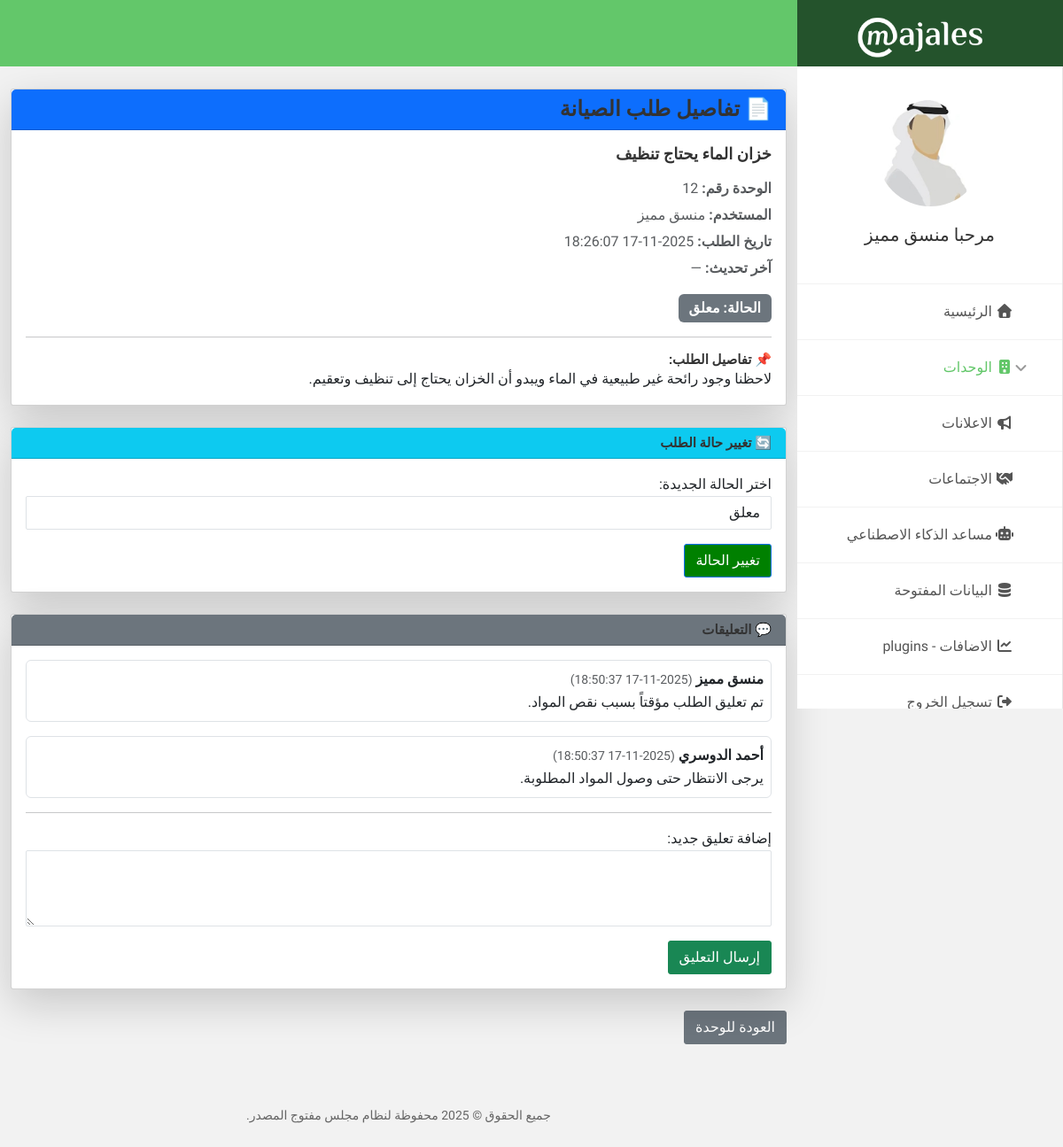
/viewrequest.php?rid=5 (signed in), run on the app's committed database.
### tables this page shows
CREATE TABLE `requests` (
  `id` int(11) NOT NULL,
  `unit_id` int(11) NOT NULL,
  `user_id` int(11) NOT NULL,
  `request_title` varchar(255) NOT NULL,
  `request_text` text NOT NULL,
  `request_date` datetime NOT NULL DEFAULT current_timestamp(),
  `last_update` datetime DEFAULT NULL ON UPDATE current_timestamp(),
  `status` enum('open','pending','in review','in progress','hold','done','canceled') NOT NULL DEFAULT 'open'
);

CREATE TABLE `users` (
  `ID` int(11) NOT NULL,
  `Name` varchar(50) NOT NULL,
  `Email` varchar(70) NOT NULL,
  `Picture_Filename` varchar(50) DEFAULT NULL,
  `Password` varchar(32) NOT NULL,
  `Register_Date` datetime NOT NULL DEFAULT current_timestamp()
);

CREATE TABLE `request_comments` (
  `id` int(11) NOT NULL,
  `request_id` int(11) NOT NULL,
  `user_id` int(11) DEFAULT NULL,
  `comment_text` text NOT NULL,
  `created_at` datetime NOT NULL DEFAULT current_timestamp()
);

### viewrequest.php (the view, shortened to what this page needs)
<?php
include("Configuration/Header.php");
include("Configuration/DBInfoReader.php");
$request_id = isset($_GET['rid']) ? intval($_GET['rid']) : 0;
$query = "SELECT r.*, u.name AS user_name
          FROM requests r
          LEFT JOIN users u ON r.user_id = u.id
          WHERE r.id = ?";
$stmt = mysqli_prepare($Connection, $query);
mysqli_stmt_bind_param($stmt, "i", $request_id);
mysqli_stmt_execute($stmt);
$result = mysqli_stmt_get_result($stmt);
$request = mysqli_fetch_assoc($result);
function status_label($st) {
    switch ($st) {
        case "hold": return ["معلق", "secondary"];
    }
}
list($status_text, $status_color) = status_label($request["status"]);
?>
<div class="container mt-5" dir="rtl" style="text-align:right;">
    <div class="card shadow-lg mb-4">
        <div class="card-header bg-primary text-white">
            <h3 class="m-0">📄 تفاصيل طلب الصيانة</h3>
        </div>
        <div class="card-body">
            <h4 class="mb-3"><?php echo htmlspecialchars($request["request_title"]); ?></h4>
            <p class="text-muted mb-1"><strong>الوحدة رقم:</strong> <?php echo $request["unit_id"]; ?></p>
            <p class="text-muted mb-1"><strong>المستخدم:</strong> <?php echo $request["user_name"] ?: "غير متوفر"; ?></p>
            <p class="text-muted mb-1"><strong>تاريخ الطلب:</strong> <?php echo $request["request_date"]; ?></p>
            <p class="text-muted mb-3"><strong>آخر تحديث:</strong> <?php echo $request["last_update"] ?: "—"; ?></p>
            <span class="badge bg-<?php echo $status_color; ?>" style="font-size:16px;padding:8px 12px;">
                الحالة: <?php echo $status_text; ?>
            </span>
            <hr>
            <h5>📌 تفاصيل الطلب:</h5>
            <p style="white-space:pre-line;"><?php echo nl2br(htmlspecialchars($request["request_text"])); ?></p>
        </div>
    </div>
    <div class="card shadow-lg mb-4">
        <div class="card-header bg-info text-white">
            <h5 class="m-0">🔄 تغيير حالة الطلب</h5>
        </div>
        <div class="card-body">
            <form method="POST" action="" dir="rtl">
                <div class="form-group mb-3">
                    <label for="status">اختر الحالة الجديدة:</label>
                    <select class="form-control" name="status" id="status" required>
                        <?php
                        $statuses = ['open'=>'مفتوح','pending'=>'قيد الانتظار','in review'=>'قيد المراجعة','in progress'=>'قيد التنفيذ','hold'=>'معلق','done'=>'مكتمل','canceled'=>'ملغي'];
                        foreach($statuses as $key=>$val){
                            $sel = ($request['status']==$key) ? "selected" : "";
                            echo "<option value='$key' $sel>$val</option>";
                        }
                        ?>
                    </select>
                </div>
                <button type="submit" name="change_status" class="btn btn-primary">تغيير الحالة</button>
            </form>
        </div>
    </div>
    <div class="card shadow-lg mb-4">
        <div class="card-header bg-secondary text-white">
            <h5 class="m-0">💬 التعليقات</h5>
        </div>
        <div class="card-body">
            <?php
            $comments_sql = "SELECT c.*, u.name AS user_name FROM request_comments c
                             LEFT JOIN users u ON c.user_id=u.id
                             WHERE c.request_id=? ORDER BY c.created_at ASC";
            $stmt_c = mysqli_prepare($Connection, $comments_sql);
            mysqli_stmt_bind_param($stmt_c, "i", $request_id);
            mysqli_stmt_execute($stmt_c);
            $comments_result = mysqli_stmt_get_result($stmt_c);
            if(mysqli_num_rows($comments_result)>0){
                while($comment = mysqli_fetch_assoc($comments_result)){
                    echo '<div class="mb-3 p-2 border rounded">';
                    echo '<strong>'.htmlspecialchars($comment["user_name"] ?: "غير معروف").'</strong> <small class="text-muted">('.$comment["created_at"].')</small>';
                    echo '<p class="mb-0">'.nl2br(htmlspecialchars($comment["comment_text"])).'</p>';
                    echo '</div>';
                }
            } else {
                echo '<p class="text-muted">لا توجد تعليقات بعد.</p>';
            }
            ?>
            <hr>
            <form method="POST" action="" dir="rtl">
                <div class="form-group mb-3">
                    <label for="comment_text">إضافة تعليق جديد:</label>
                    <textarea name="comment_text" id="comment_text" rows="3" class="form-control" required></textarea>
                </div>
                <button type="submit" name="new_comment" class="btn btn-success">إرسال التعليق</button>
            </form>
        </div>
    </div>
    <div class="text-left mb-5">
        <a href="unitview.php?id=<?php echo $request["unit_id"]; ?>" class="btn btn-secondary">العودة للوحدة</a>
    </div>
</div>
<?php include("Configuration/Footer.php"); ?>

### data on the page
requests: request_title "خزان الماء يحتاج تنظيف", unit "12", user.Name "منسق مميز", request_date "2025-11-17 18:26:07", last_update "—", request_text "لاحظنا وجود رائحة غير طبيعية في الماء ويبدو أن الخزان يحتاج إلى تنظيف وتعقيم."
request_comments: user.Name "منسق مميز", created_at "2025-11-17 18:50:37", comment_text "تم تعليق الطلب مؤقتاً بسبب نقص المواد."
request_comments: user.Name "أحمد الدوسري", created_at "2025-11-17 18:50:37", comment_text "يرجى الانتظار حتى وصول المواد المطلوبة."

### other printed values
$_SESSION['Name'] "منسق مميز"
$status_text "معلق"
form field status "معلق"
